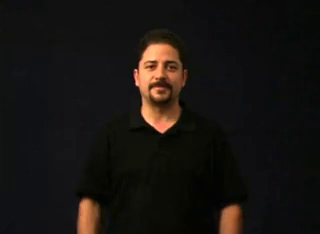
#> input picture frame 3 of TercerSemana/hielo.mp4, 320 x 234 px, given in place of veinte.mp4, which was not available
$ python BackGroundOptical.py
#> lines starting #> are read from the running program, lines starting #| are printed output that depends on the picture; pictures that were not available may be replaced by others from this repository, and a replacement may not be noted
#https://stackoverflow.com/questions/48697667/how-to-combine-background-subtraction-with-dense-optical-flow-tracking-in-opencv?noredirect=1&lq=1
# Lo que hacer es hacer AND entre FRAME Y FGMASK Y ESA SERA NUESTRA NUEVA FRAME ORIGINAL
import numpy as np
import cv2
# [5 lines of commented-out code are left out]
cap = cv2.VideoCapture('veinte.mp4')
#####
fgbg = cv2.createBackgroundSubtractorMOG2()
#####
# params for ShiTomasi corner detection
feature_params = dict( maxCorners = 100,
                       qualityLevel = 0.3,
                       minDistance = 7,
                       blockSize = 7 )
# Parameters for lucas kanade optical flow
lk_params = dict(winSize = (20,20),
                  maxLevel = 4,
                  criteria = (cv2.TERM_CRITERIA_EPS | cv2.TERM_CRITERIA_COUNT, 10, 0.03))
# Create some random colors
color = np.random.randint(0,255,(100,3))
# Take first frame and find corners in it
ret, old_frame = cap.read()
#> old_frame is the input picture: shape (234, 320, 3); mean B, G, R 17.4, 19.9, 23.8
old_gray = cv2.cvtColor(old_frame, cv2.COLOR_BGR2GRAY)
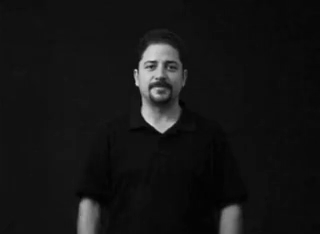
#> old_gray: shape (234, 320); min 0, max 216, mean 20.8
p0 = cv2.goodFeaturesToTrack(old_gray, mask = None, **feature_params)
#> p0 = [[136, 71], [156, 63], [137, 84], [162, 132], [154, 91], [147, 65], [157, 77], [165, 63], [164, 74]]
# Create a mask image for drawing purposes
mask = np.zeros_like(old_frame)
fgbg = cv2.createBackgroundSubtractorMOG2()
while(1):
    ret,frame = cap.read()
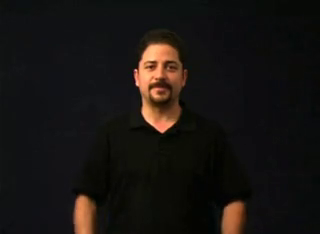
#> input picture frame 4 of TercerSemana/hielo.mp4, 320 x 234 px, given in place of veinte.mp4, which was not available
#> frame is the input picture: shape (234, 320, 3); mean B, G, R 17.7, 20.1, 23.8
    if frame is None:
        break
    copy_frame = frame.copy()
    fgmask = fgbg.apply(frame) # Se elimina el fondo
#> fgmask: shape (234, 320); every value is 127
    frame[:, :, 0] = frame[:, :, 0] * fgmask
    frame[:, :, 1] = frame[:, :, 1] * fgmask
    frame[:, :, 2] = frame[:, :, 2] * fgmask
    frame_gray = cv2.cvtColor(frame, cv2.COLOR_BGR2GRAY)
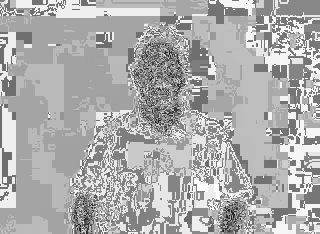
#> frame_gray: shape (234, 320); min 10, max 253, mean 172.9
    # calculate optical flow
    p1, st, err = cv2.calcOpticalFlowPyrLK(old_gray, frame_gray, p0, None, **lk_params)
#> p1 = [[59.97, 83.44], [143, 81.8], [78.49, 136.3], [211.9, 276.6], [183.8, 219.1], [102, 98.35], [192.5, 99.24], [231.8, 77.43], [227.3, 105.6]]; st = [1, 1, 1, 0, 1, 1, 1, 1, 1]; err = [93.94, 48.67, 76.49, 0, 82.97, 43.25, 48.83, 62.39, 68.39]
    if p1 is None:
        p0 = cv2.goodFeaturesToTrack(old_gray, mask=None, **feature_params)
        p1, st, err = cv2.calcOpticalFlowPyrLK(old_gray, frame_gray, p0, None, **lk_params)
    # Select good points
    good_new = p1[st == 1]
#> good_new = [[59.97, 83.44], [143, 81.8], [78.49, 136.3], [183.8, 219.1], [102, 98.35], [192.5, 99.24], [231.8, 77.43], [227.3, 105.6]]
    good_old = p0[st == 1]
#> good_old = [[136, 71], [156, 63], [137, 84], [154, 91], [147, 65], [157, 77], [165, 63], [164, 74]]
    # draw the tracks
    for i, (new, old) in enumerate(zip(good_new, good_old)):
        a, b = new.ravel()
        c, d = old.ravel()
        mask = cv2.line(mask, (a, b), (c, d), color[i].tolist(), 2)
        frame = cv2.circle(frame, (a, b), 5, color[i].tolist(), -1)
#> this loop made 8 passes
#> (a, b, c, d) on passes 1 to 8: (59.97, 83.44, 136, 71), (143, 81.8, 156, 63), (78.49, 136.3, 137, 84), (183.8, 219.1, 154, 91), (102, 98.35, 147, 65), (192.5, 99.24, 157, 77), (231.8, 77.43, 165, 63), (227.3, 105.6, 164, 74)
#> pass 1, `mask = cv2.line(mask, (a, b), (c, d), color[i].tolist(), 2)`:
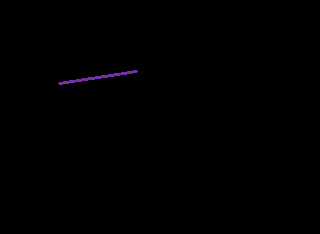
#> mask: shape (234, 320, 3); mean of channels 0, 1, 2 0.5, 0.1, 0.4; drawn as B, G, R
#> after the loop:
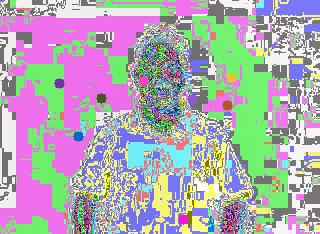
#> frame: shape (234, 320, 3); mean B, G, R 177.6, 170.4, 174.5
#> after the loop:
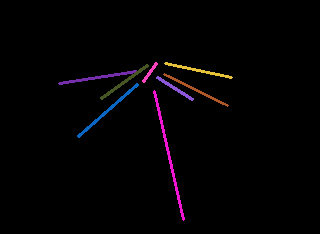
#> mask: shape (234, 320, 3); mean of channels 0, 1, 2 3.2, 1.8, 3.4; drawn as B, G, R
    img = cv2.add(frame, mask)
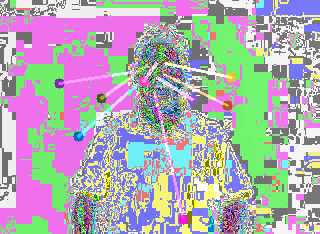
#> img: shape (234, 320, 3); mean B, G, R 178.9, 171.6, 176.1
    ## Se hacen las ventanas correspondientes a las frames
    vent1 = "frame_normal"
    vent2 = "fgmask"
    vent3 = "optical"
    cv2.namedWindow(vent1)
    cv2.moveWindow(vent1, 0, 0)
    cv2.imshow(vent1, copy_frame)
    cv2.namedWindow(vent2)
    cv2.moveWindow(vent2, 400, 0)
    cv2.imshow(vent2, fgmask)
    cv2.namedWindow(vent3)
    cv2.moveWindow(vent3, 750, 0)
    cv2.imshow(vent3, img)
    #cv2.imshow('frame', img)
    k = cv2.waitKey(30) & 0xff
#> (key Esc is pressed here)
    if k == 27:
        break

    # Now update the previous frame and previous points
    old_gray = frame_gray.copy()
    p0 = good_new.reshape(-1, 1, 2)

    '''
    print (fgbg.apply(frame))
    print (cap.read)
    frame_gray = cv2.cvtColor(frame, cv2.COLOR_BGR2GRAY) # Cambiar esta línea
    # calculate optical flow
    p1, st, err = cv2.calcOpticalFlowPyrLK(old_gray, frame_gray, p0, None, **lk_params)

    # Select good points
    good_new = p1[st==1]
    good_old = p0[st==1]

    # draw the tracks
    for i,(new,old) in enumerate(zip(good_new,good_old)):
        a,b = new.ravel()
        c,d = old.ravel()
        mask = cv2.line(mask, (a,b),(c,d), color[i].tolist(), 2)
        frame = cv2.circle(frame,(a,b),5,color[i].tolist(),-1)

    img = cv2.add(frame,mask)
    cv2.imshow('frame',img)
    k = cv2.waitKey(30) & 0xff
    if k == 27:
        break

    # Now update the previous frame and previous points
    old_gray = frame_gray.copy()
    p0 = good_new.reshape(-1,1,2)
    '''
cv2.destroyAllWindows()
cap.release()

$ run again, starting later in the video
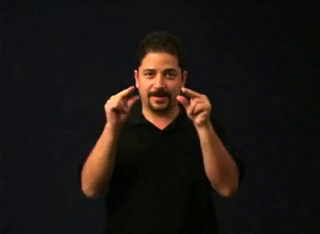
#> input picture frame 16 of TercerSemana/hielo.mp4, 320 x 234 px, given in place of veinte.mp4, which was not available
#> old_frame is the input picture: shape (234, 320, 3); mean B, G, R 19.2, 22.1, 28
#> p0 = [[133, 87], [137, 69], [178, 96], [183, 88], [152, 100], [112, 110], [198, 124], [193, 99], [154, 72], [161, 127], [138, 97], [193, 118]]
#> fgmask: shape (234, 320); every value is 127
#> p1 = [[53.94, 16.36], [118.1, -44.27], [294, 90.62], [348.9, 38.19], [167.2, 73.26], [7.05, 158.1], [316.1, 246.5], [360.8, 104.2], [175.2, -44.7], [165.9, 277.4], [84.33, 86.42], [347.6, 183.4]]; st = [1, 0, 1, 0, 1, 1, 0, 0, 0, 0, 1, 0]; err = [84.67, 3.07e-41, 118.1, 0, 48.97, 96.55, 1.83e+25, 1.83e+25, 4.73e+22, 1.13e+27, 76.21, 7.1e+22]
#> good_new = [[53.94, 16.36], [294, 90.62], [167.2, 73.26], [7.05, 158.1], [84.33, 86.42]]
#> good_old = [[133, 87], [178, 96], [152, 100], [112, 110], [138, 97]]
#> the loop `for i, (new, old) in enumerate(zip(good_new, good_old)):` made 5 passes
#> (a, b, c, d) on passes 1 to 5: (53.94, 16.36, 133, 87), (294, 90.62, 178, 96), (167.2, 73.26, 152, 100), (7.05, 158.1, 112, 110), (84.33, 86.42, 138, 97)
#> after the loop `for i, (new, old) in enumerate(zip(good_new, good_old)):`:
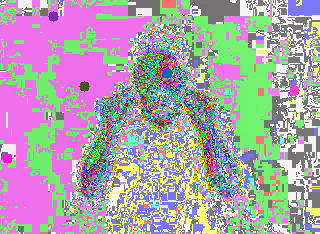
#> frame: shape (234, 320, 3); mean B, G, R 174.6, 165, 174
#> after the loop `for i, (new, old) in enumerate(zip(good_new, good_old)):`:
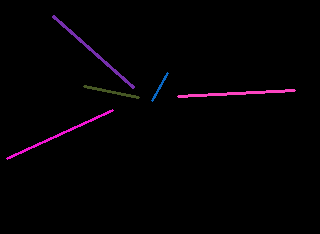
#> mask: shape (234, 320, 3); mean of channels 0, 1, 2 2.8, 0.9, 2.9; drawn as B, G, R

$ run again, starting later in the video
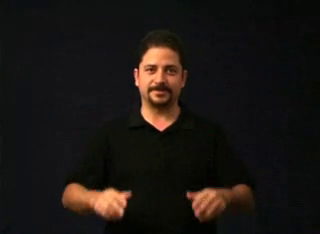
#> input picture frame 29 of TercerSemana/hielo.mp4, 320 x 234 px, given in place of veinte.mp4, which was not available
#> old_frame is the input picture: shape (234, 320, 3); mean B, G, R 18.8, 21.6, 26.7
#> p0 = [[136, 70], [137, 83], [153, 94], [161, 130], [155, 67], [129, 193], [119, 214], [189, 194], [147, 70], [153, 83], [164, 67], [159, 79]]
#> fgmask: shape (234, 320); every value is 127
#> p1 = [[78.25, 77.07], [115.2, 124], [204.3, 207.8], [261.5, 200.8], [199.5, 71.42], [206.8, 216.2], [116.3, 256.3], [307.2, 287.9], [168.3, 84.72], [212.2, 139], [242, 56.24], [213.6, 115.3]]; st = [1, 1, 1, 1, 1, 1, 0, 0, 1, 1, 1, 1]; err = [82.17, 87.38, 70.69, 109, 51.64, 90.59, 1.83e+25, 1.83e+25, 46.94, 59.69, 42.36, 75.64]
#> good_new = [[78.25, 77.07], [115.2, 124], [204.3, 207.8], [261.5, 200.8], [199.5, 71.42], [206.8, 216.2], [168.3, 84.72], [212.2, 139], [242, 56.24], [213.6, 115.3]]
#> good_old = [[136, 70], [137, 83], [153, 94], [161, 130], [155, 67], [129, 193], [147, 70], [153, 83], [164, 67], [159, 79]]
#> the loop `for i, (new, old) in enumerate(zip(good_new, good_old)):` made 10 passes
#> (a, b, c, d) on passes 1 to 8: (78.25, 77.07, 136, 70), (115.2, 124, 137, 83), (204.3, 207.8, 153, 94), (261.5, 200.8, 161, 130), (199.5, 71.42, 155, 67), (206.8, 216.2, 129, 193), (168.3, 84.72, 147, 70), (212.2, 139, 153, 83)
#> after the loop `for i, (new, old) in enumerate(zip(good_new, good_old)):`:
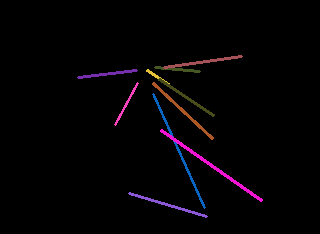
#> mask: shape (234, 320, 3); mean of channels 0, 1, 2 3.9, 2.1, 4.1; drawn as B, G, R
#> `img = cv2.add(frame, mask)`:
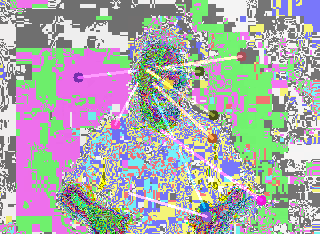
#> img: shape (234, 320, 3); mean B, G, R 171.8, 170.6, 169.9
